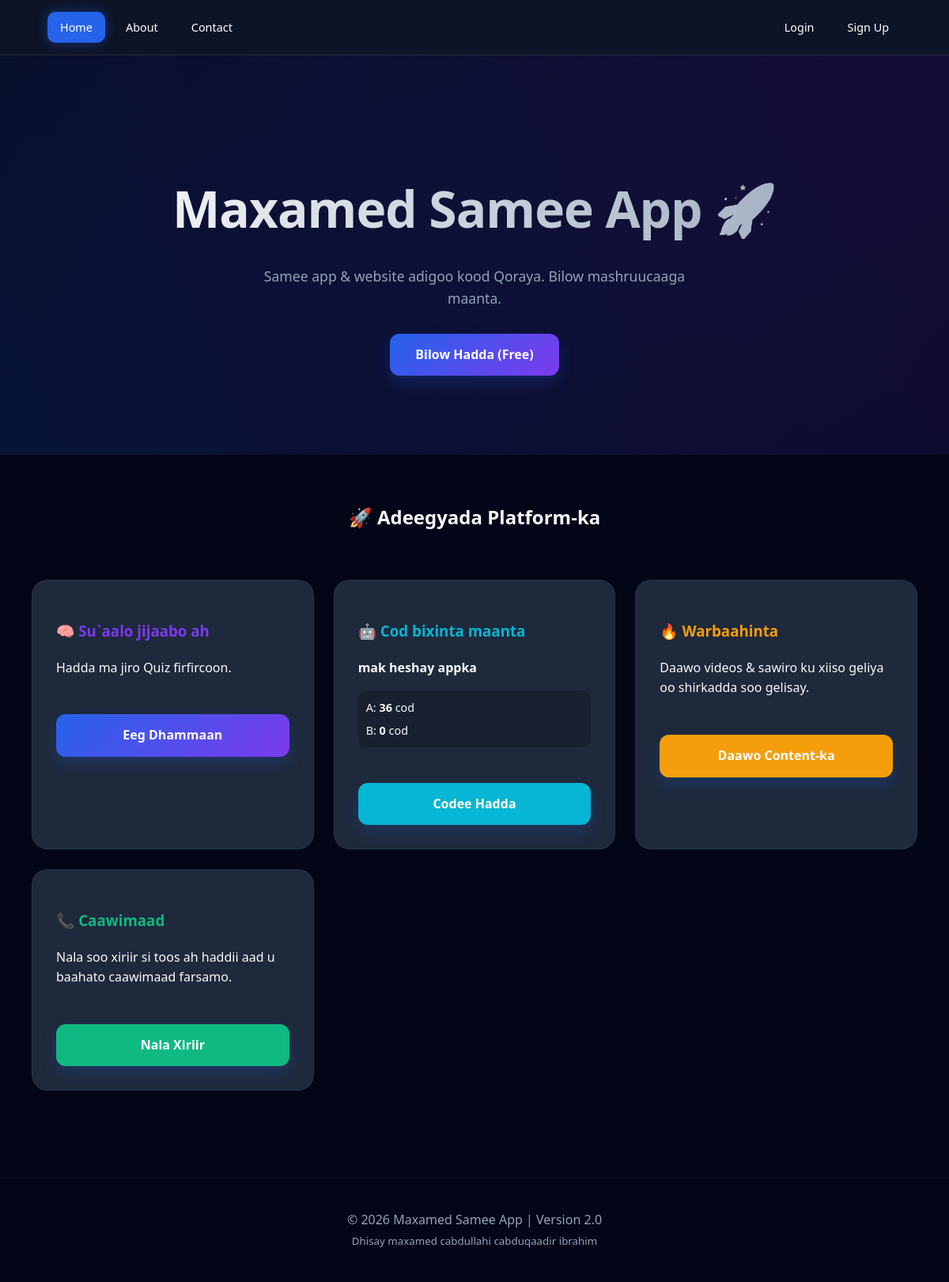
The app's page /, older data.
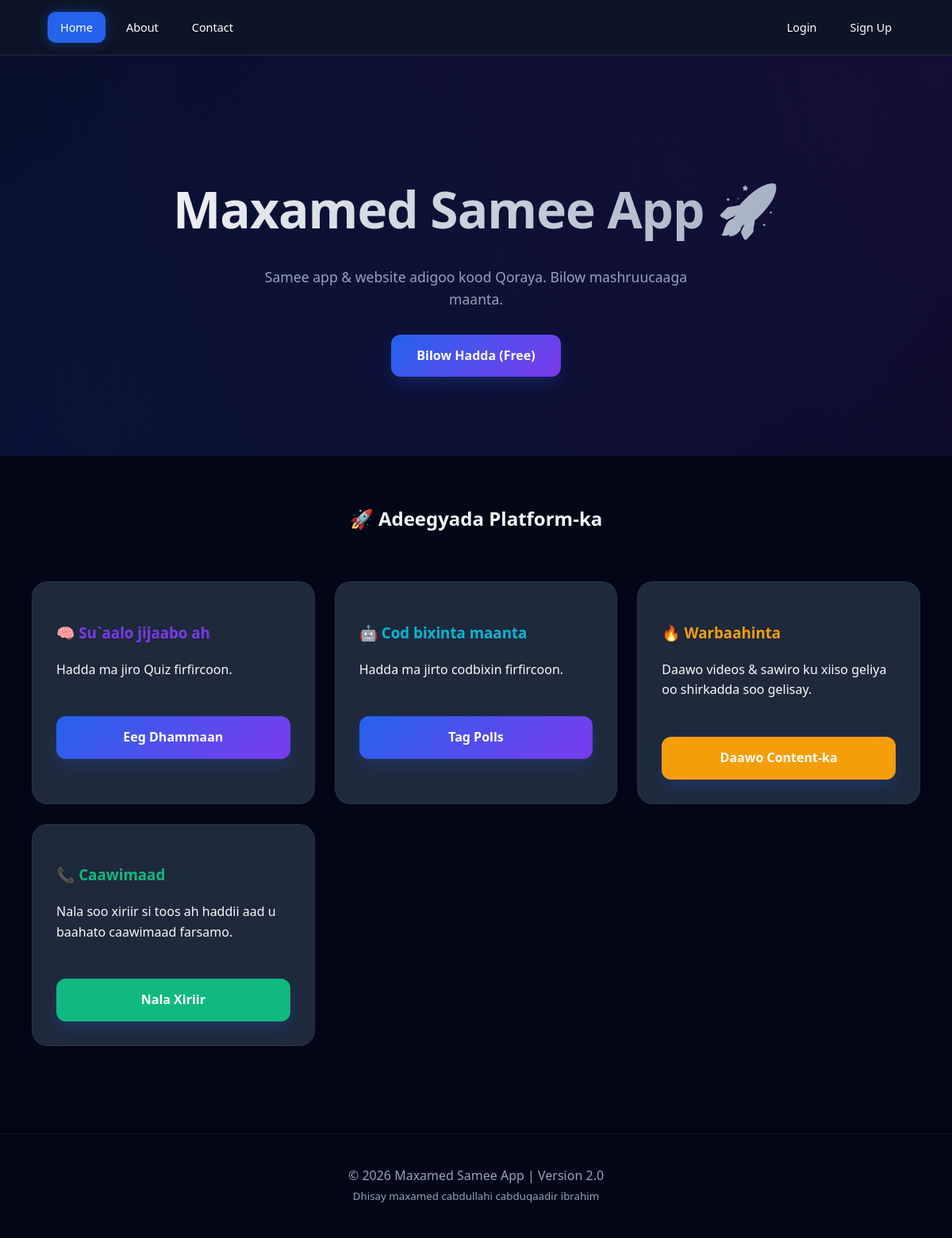
The same page, newer data.
### core/models.py (models this page shows, shortened)
class Poll(models.Model):
    question = models.CharField(max_length=255)
    option1 = models.CharField(max_length=100)
    option2 = models.CharField(max_length=100)
    votes1 = models.IntegerField(default=0)
    votes2 = models.IntegerField(default=0)
    is_active = models.BooleanField(default=True)

### core/views.py (the view)
# urls.py: path('', views.home, name='home'),
def home(request):
    setting = SiteSetting.objects.first()
    if setting and setting.maintenance_mode and not request.user.is_staff:
        return redirect('maintenance')
    contents = HomepageContent.objects.filter(is_active=True).order_by('-created_at')
    main_contents = Content.objects.all().order_by('-created_at')
    quizzes = Quiz.objects.filter(is_active=True)
    quiz = random.choice(quizzes) if quizzes.exists() else None
    poll = Poll.objects.filter(is_active=True).last()
    return render(request, 'core/homepage.html', {
        'contents': contents,
        'main_contents': main_contents,
        'setting': setting,
        'quiz': quiz,
        'poll': poll
    })

### core/templates/core/homepage.html (shortened to what this page needs)
<!DOCTYPE html>
<html lang="en">
<head>
</head>
<body>
<div class="nav">
  <div class="nav-links">
    <a href="/" class="active">Home</a>
    <a href="/about/">About</a>
    <a href="/contact/">Contact</a>
  </div>
  <div class="nav-links">
    {% if user.is_authenticated %}
      <a href="/logout/">Logout</a>
    {% else %}
      <a href="/login/">Login</a>
      <a href="/register/">Sign Up</a>
    {% endif %}
  </div>
</div>
<div class="hero">
  <h1>Maxamed Samee App 🚀</h1>
  <p>Samee app & website adigoo kood Qoraya. Bilow mashruucaaga maanta.</p>
  {% if not user.is_authenticated %}
    <a href="/register/" class="btn">Bilow Hadda (Free)</a>
  {% else %}
    <a href="/dashboard/" class="btn">Gali Dashboard-kaaga</a>
  {% endif %}
</div>
<div class="container">
  <h2 class="section-title">🚀 Adeegyada Platform-ka</h2>
  <div class="grid">
    <div class="card">
      <h3 style="color: var(--secondary);">🧠 Su`aalo jijaabo ah</h3>
      {% if quiz %}
        <p style="font-weight: bold; margin-bottom: 20px;">{{ quiz.question }}</p>
        <form action="{% url 'submit_quiz' %}" method="POST">
            {% csrf_token %}
            <input type="hidden" name="correct" value="{{ quiz.correct_answer }}">
            <label class="quiz-option">
                <input type="radio" name="answer" value="{{ quiz.option1 }}" required> {{ quiz.option1 }}
            </label>
            <label class="quiz-option">
                <input type="radio" name="answer" value="{{ quiz.option2 }}"> {{ quiz.option2 }}
            </label>
            <label class="quiz-option">
                <input type="radio" name="answer" value="{{ quiz.option3 }}"> {{ quiz.option3 }}
            </label>
            <label class="quiz-option">
                <input type="radio" name="answer" value="{{ quiz.option4 }}"> {{ quiz.option4 }}
            </label>
            <button type="submit" class="btn" style="margin-top:15px; width:100%;">Gudbi Jawaabta</button>
        </form>
      {% else %}
        <p>Hadda ma jiro Quiz firfircoon.</p>
        <a href="/quiz/" class="btn" style="width:100%; text-align:center;">Eeg Dhammaan</a>
      {% endif %}
    </div>
    <div class="card">
      <h3 style="color: #06b6d4;">🤖 Cod bixinta maanta </h3>
      {% if poll %}
        <p style="font-weight: bold;">{{ poll.question }}</p>
        <div style="margin: 15px 0; background: rgba(0,0,0,0.2); padding: 10px; border-radius: 10px;">
            <div style="margin-bottom: 5px; font-size: 0.9rem;">
                A: <b>{{ poll.votes1 }}</b> cod
            </div>
            <div style="font-size: 0.9rem;">
                B: <b>{{ poll.votes2 }}</b> cod
            </div>
        </div>
        <a href="/poll/" class="btn" style="width:100%; text-align:center; background: #06b6d4;">Codee Hadda</a>
      {% else %}
        <p>Hadda ma jirto codbixin firfircoon.</p>
        <a href="/poll/" class="btn" style="width:100%; text-align:center;">Tag Polls</a>
      {% endif %}
    </div>
    <div class="card">
      <h3 style="color: #f59e0b;">🔥 Warbaahinta </h3>
      <p>Daawo videos & sawiro ku xiiso geliya oo shirkadda soo gelisay.</p>
      <a href="/content/" class="btn" style="width:100%; text-align:center; background: #f59e0b;">Daawo Content-ka</a>
    </div>
    <div class="card">
      <h3 style="color: #10b981;">📞 Caawimaad</h3>
      <p>Nala soo xiriir si toos ah haddii aad u baahato caawimaad farsamo.</p>
      <a href="/contact/" class="btn" style="width:100%; text-align:center; background: #10b981;">Nala Xiriir</a>
    </div>
  </div>
</div>
<div class="footer">
  © 2026 Maxamed Samee App | Version 2.0 <br>
  <small style="color: var(--muted);">Dhisay maxamed cabdullahi cabduqaadir ibrahim</small>
</div>
</body>
</html>

Row changes from the older to the newer data that the page shows:
removed Poll: question "mak heshay appka", votes1 "36", votes2 "0"
Text that changed along with them:
text no longer shown: "A: cod B: cod Codee Hadda"
text now shown: "Hadda ma jirto codbixin firfircoon. Tag Polls"
